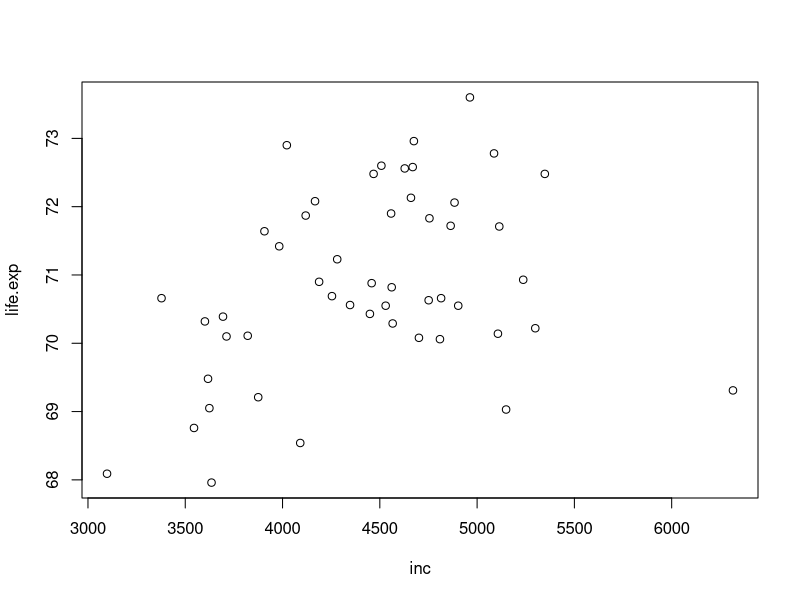
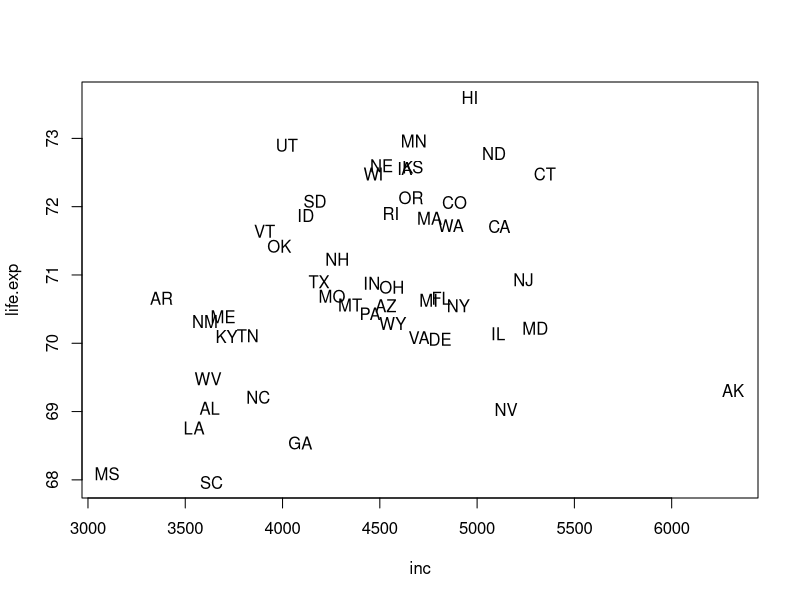
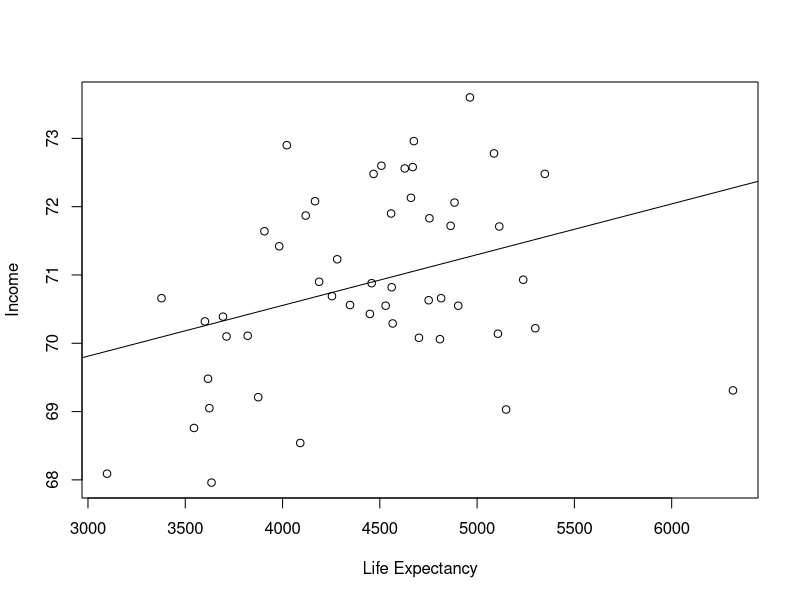
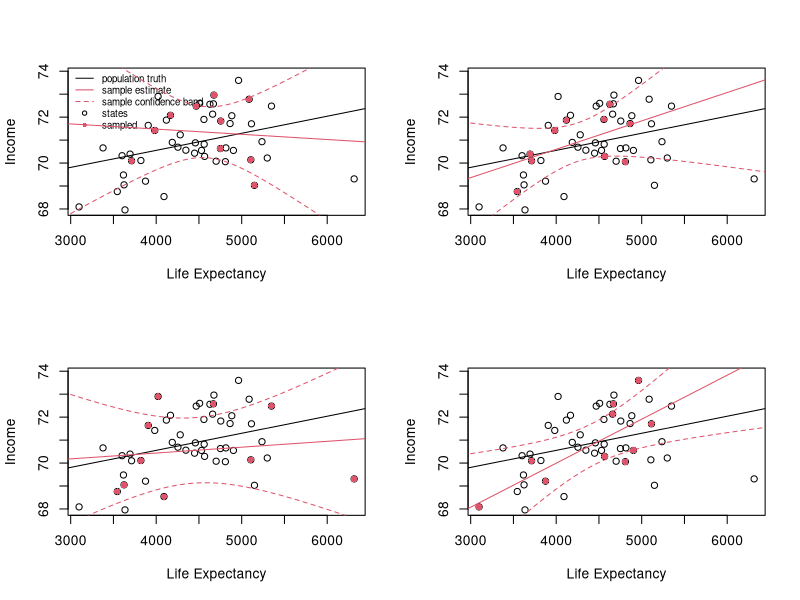

The R script that drew these images, in order:
## ---- chunk 1
library(datasets)
statedata=as.data.frame(state.x77)
## ---- chunk 2
colnames(statedata)=c("popu", "inc", "illit", "life.exp", "murder", "hs.grad", "frost", "area")
## ---- chunk 3
plot(life.exp~inc, data=statedata)
## ---- chunk 4
cor(statedata[,"life.exp"], statedata[,"inc"])
## ---- chunk 5
plot(life.exp~inc, data=statedata, type="n")
text(life.exp~inc, data=statedata, state.abb)
## ---- chunk 6
model1=lm(life.exp~inc, data=statedata)
model1
## ---- chunk 7
plot(life.exp~inc, data=statedata,
      xlab="Life Expectancy", ylab="Income")
abline(model1)
## ---- chunk 8
par(mfrow=c(2,2)) # create a panel of four plotting areas

for(i in 1:4){
  ## Plot the population
  plot(life.exp~inc, data=statedata,
       xlab="Life Expectancy", ylab="Income",
       title=paste("Random sample", format(i)),
       ylim=c(min(life.exp), max(life.exp)+0.3))
  abline(model1)
  if(i==1){
    legend(3030, 74.2, 
           pch=c(NA, NA, NA, 1, 16), 
           lty=c(1, 1, 2, NA, NA),
           col=c(1, 2, 2, 1, 2),
           c("population truth", "sample estimate",
             "sample confidence band", 
             "states", "sampled"),
           cex=0.7,
           bty="n"
           )
  }
  ## Select the sample
  selected.states=sample(1:50, 10)
  points(statedata[selected.states,"inc"], 
         statedata[selected.states,"life.exp"], pch=16, col=2)
  ## Fit a regression line using the sample
  model.sel = lm(life.exp~inc, data=statedata[selected.states,])
  abline(model.sel, col=2)
  ## Make a confidence band. 
  #### first calculate the width of the band, W.
  ww=sqrt(2*qf(0.95, 2, nrow(statedata)-2))
  #### generate plotting X values. 
  plot.x<-data.frame(inc=seq(3000, 7000, 1))
  #### se.fit=T is an option to save 
  #### the standard error of the fitted values. 
  plot.fit<-predict(model.sel, plot.x, 
                    level=0.95, interval="confidence", 
                    se.fit=T)

  #### lines is a function to add connected lines 
  #### to an existing plot.
  lines(plot.x$inc, plot.fit$fit[,1]+ww*plot.fit$se.fit, 
        col=2, lty=2)
  lines(plot.x$inc, plot.fit$fit[,1]-ww*plot.fit$se.fit, 
        col=2, lty=2)
}
